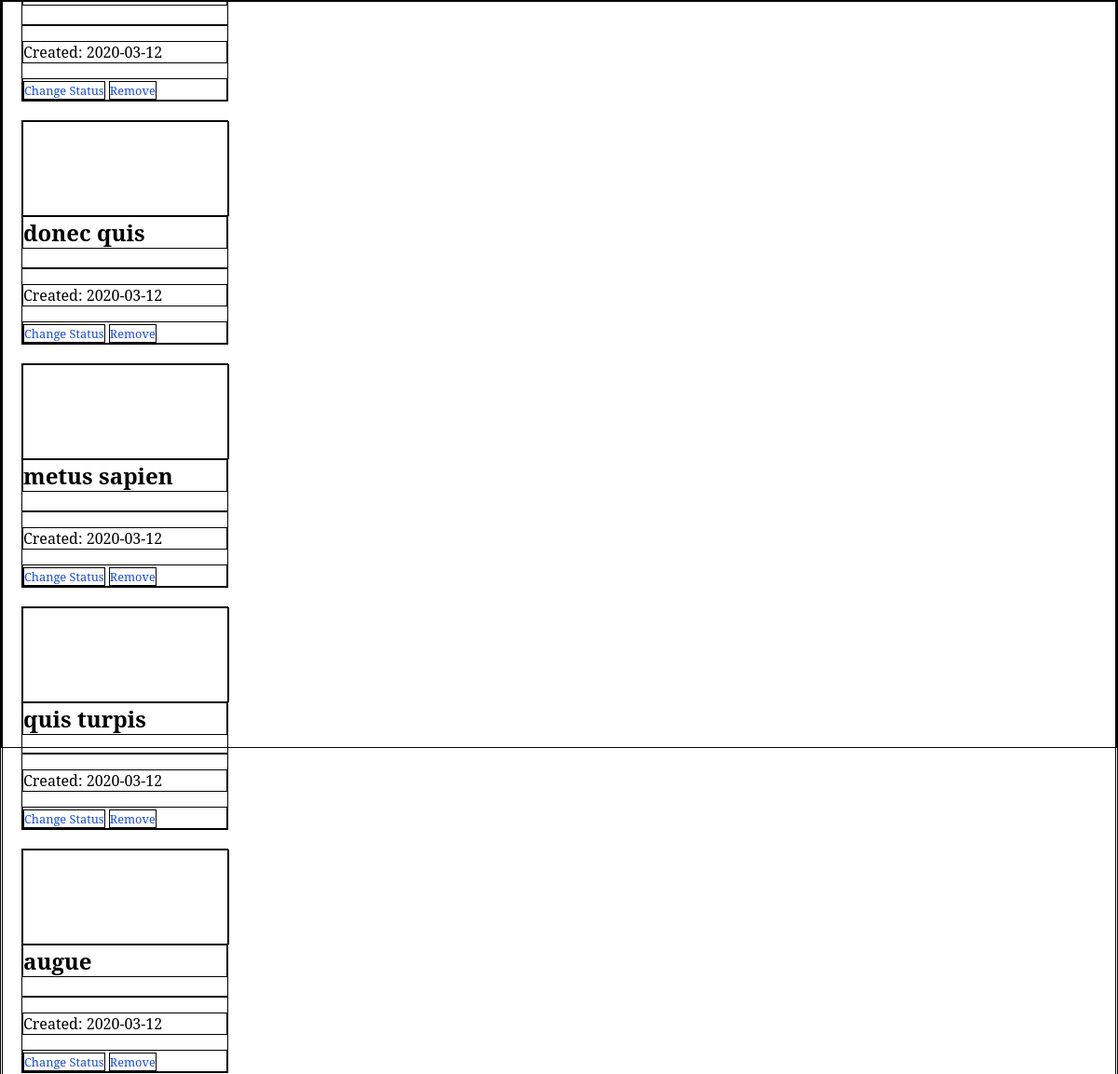
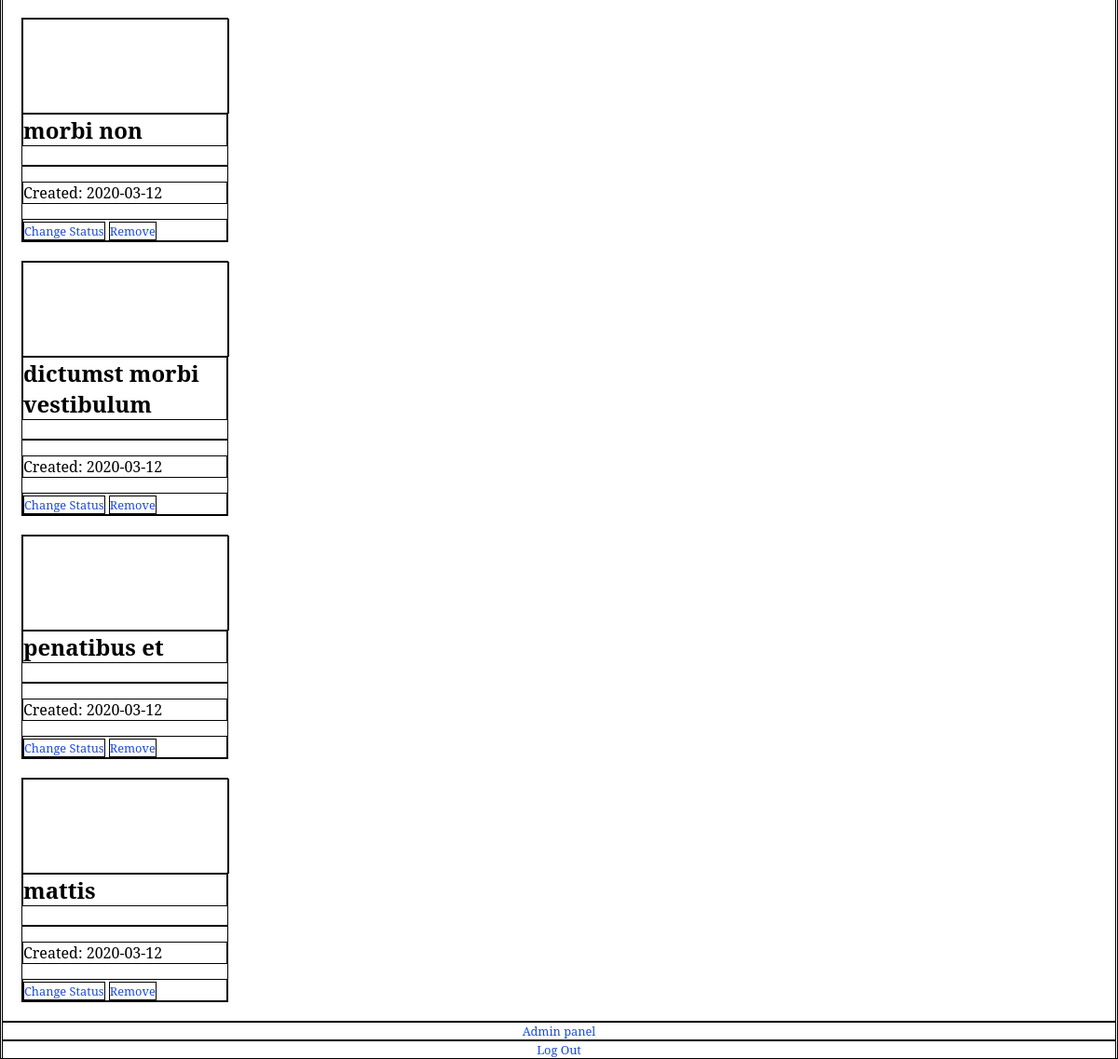
The page /users/Admin (signed in) on the database its author committed (2 pictures, top to bottom).
### models.py (models this page shows, shortened)
class Abstract:
    id = Column(Integer, primary_key=True)
    created_on = Column(Date, default=date.today())

class Task(Abstract, Base):
    __tablename__ = 'tasks'
    title = Column(String(20), nullable=False)
    author_id = Column(Integer, ForeignKey('users.id', ondelete='CASCADE'), nullable=False)
    details = Column(Text)
    deadline = Column(Date)
    status = Column(Boolean, default=0)
    author = relationship(User)

### app.py (the view)
@app.route('/users/<name>')
def user_page(name):
    user_tasks = get_user_tasks(name)
    access_id = None
    if get_user_info(name) != None:
        access_id = get_user_info(name)["access_id"]
    return render_template('user.html', name=name, tasks=user_tasks, access_id=access_id)

### models.py (called while the page is built)
def get_user_info(name):
    engine = create_engine('sqlite:///app.db', echo=True)
    session = Session(bind=engine)
    user = session.query(User).filter_by(username=name).first()
    if user != None:
        user_info = {
                    "id": user.id,
                    "name": user.username,
                    "email": user.email,
                    "password": user.password,
                    "access": user.access,
                    "access_id": user.access_id
                    }
        session.close()
        return user_info
    session.close()
    return None

def get_user_tasks(name):
    engine = create_engine('sqlite:///app.db', echo=True)
    session = Session(bind=engine)
    user = session.query(User).filter_by(username=name).first()
    if user:
        user_tasks = user.tasks
        session.close()
        return user_tasks
    session.close()
    return None

### templates/user.html (shortened to what this page needs)
<head>
    <link rel="stylesheet" href="{{ url_for('static', filename='styles.css') }}">
    <link rel="stylesheet" href="{{ url_for('static', filename='user.css') }}">
</head>
{% if name != session['account'] %}
    <p>Something went wrong, please go to
        <a href={{ url_for('login') }}>Log In</a> /
        <a href={{ url_for('index') }}>Sign Up</a>
    </p>
{% else %}
    <div class="wrapper">
    {% for task in tasks %}
    <div id={{ loop.index|string }} class="card">
        <div class="card-img"></div>
        <h2 class="card-heading">{{ task.title }}</h2>
        <p class="card-details">{{ task.details }}</p>
        <p class="card-start-date">Created: {{ task.created_on }}</p>
        <div class="card-ui">
            <a href={{ "/status_task/" + loop.index|string }}>Change Status</a>
            <a href="#" onclick=remove_task(event)>Remove</a>
        </div>
    </div>
    {% endfor %}
    </div>
    {% if access_id >= 3 %}
    <a href={{ url_for('admin_panel') }}>Admin panel</a>
    {% endif %}
    <a href={{ url_for('logout') }}>Log Out</a>
{% endif %}

### static/styles.css (style rules this page uses)
a { text-align: center; text-decoration: none; color: rgb(25, 76, 216); font-size: 0.8rem; }

### static/user.css (style rules this page uses)
* { border: 1px solid #000; }
div.card { width: 220px; margin: 20px; }
div.card-img { height: 100px; width: 100%; background: url(https://avatars.mds.yandex.net/get-pdb/1598525/02eee8c3-9469-4a94-8d70-42ab42fc1519/s1200); background-size: cover; background-position: center; }
h2.card-heading { margin-top: 0; }

### rows shown on the page
Task: created_on "2020-03-12"
Task: title "donec quis", created_on "2020-03-12"
Task: title "metus sapien", created_on "2020-03-12"
Task: title "quis turpis", created_on "2020-03-12"
Task: title "augue", created_on "2020-03-12"
Task: title "morbi non", created_on "2020-03-12"
Task: title "dictumst morbi vestibulum", created_on "2020-03-12"
Task: title "penatibus et", created_on "2020-03-12"
Task: title "mattis", created_on "2020-03-12"
